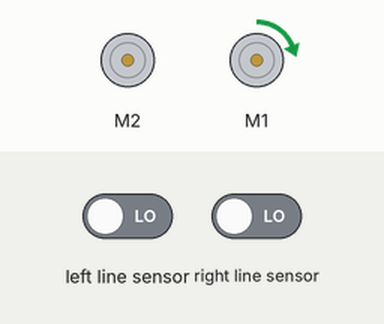
A program run on a simulated BBC micro:bit (MakeCode). Shown: 2 × DC motor (green arrow = forward, orange = backward, longer = faster). The test bench sets the inputs (shaded band); at power-on: left line sensor LOW, right line sensor LOW.

Above: at 1.2 s.
1.3 s: left line sensor driven HIGH
At 2.4 s:
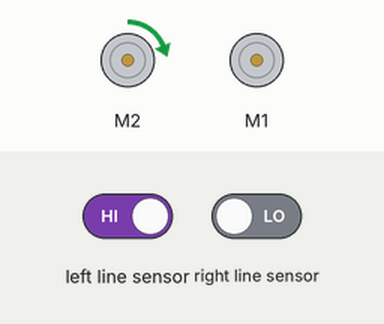
2.8 s: right line sensor driven HIGH
At 3.5 s:
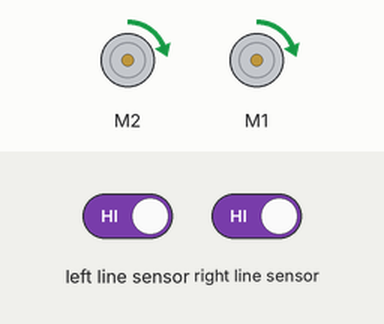
4.3 s: right line sensor driven LOW
At 5.5 s:
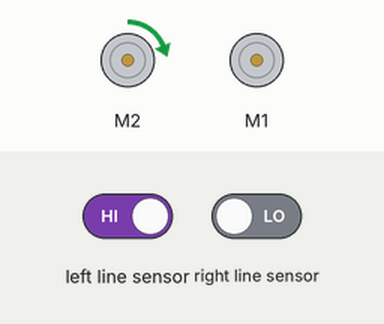
5.8 s: left line sensor driven LOW
At 6.6 s:
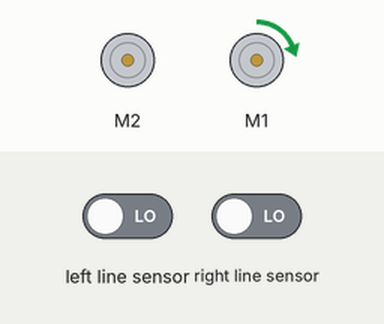
Timing chart, 0 to 8.3 s (numbered marks = the images above; inputs shaded):
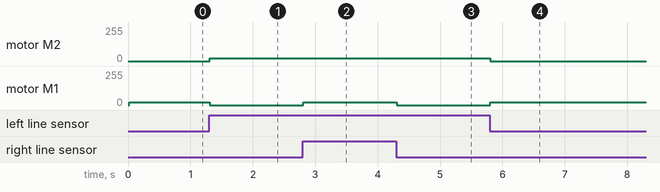

Measured:
- after the input at 1.3 s, motor M2: stopped → forward 20/255 at once; motor M1: forward 20/255 → stopped at once
- after the input at 2.8 s, motor M1: stopped → forward 20/255 at once
- after the input at 4.3 s, motor M1: forward 20/255 → stopped at once
- after the input at 5.8 s, motor M2: forward 20/255 → stopped at once; motor M1: stopped → forward 20/255 at once

The program:

main.ts
```typescript
basic.forever(function () {
    if (maqueen.readPatrol(maqueen.Patrol.PatrolLeft) == 1 && maqueen.readPatrol(maqueen.Patrol.PatrolRight) == 1) {
        maqueen.motorRun(maqueen.Motors.All, maqueen.Dir.CW, 20)
    } else if (maqueen.readPatrol(maqueen.Patrol.PatrolLeft) == 0) {
        maqueen.motorStop(maqueen.Motors.M2)
        maqueen.motorRun(maqueen.Motors.M1, maqueen.Dir.CW, 20)
    } else if (maqueen.readPatrol(maqueen.Patrol.PatrolRight) == 0) {
        maqueen.motorStop(maqueen.Motors.M1)
        maqueen.motorRun(maqueen.Motors.M2, maqueen.Dir.CW, 20)
    } else if (maqueen.readPatrol(maqueen.Patrol.PatrolLeft) == 0 && maqueen.readPatrol(maqueen.Patrol.PatrolRight) == 0) {
        maqueen.motorStop(maqueen.Motors.All)
    }
})
```

test.ts
```typescript
// aquí va el archivo "tests"; esto no se compilará cuando este paquete se utilice como una extensión.
```
